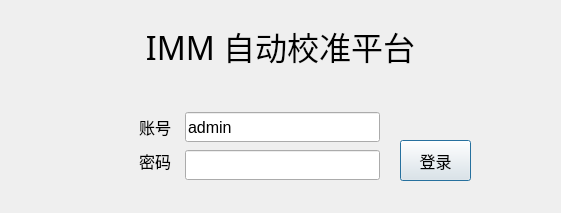
<?xml version="1.0" encoding="UTF-8"?>
<ui version="4.0">
 <class>UsrLandDlg</class>
 <widget class="QDialog" name="UsrLandDlg">
  <property name="geometry">
   <rect>
    <x>0</x>
    <y>0</y>
    <width>561</width>
    <height>213</height>
   </rect>
  </property>
  <property name="windowTitle">
   <string>Dialog</string>
  </property>
  <property name="styleSheet">
   <string notr="true"/>
  </property>
  <widget class="QLabel" name="stateLabel">
   <property name="geometry">
    <rect>
     <x>180</x>
     <y>80</y>
     <width>181</width>
     <height>31</height>
    </rect>
   </property>
   <property name="font">
    <font>
     <family>宋体</family>
     <pointsize>11</pointsize>
    </font>
   </property>
   <property name="styleSheet">
    <string notr="true">color: rgb(255, 0, 0);</string>
   </property>
   <property name="text">
    <string/>
   </property>
  </widget>
  <widget class="QLineEdit" name="nameLineEdit">
   <property name="geometry">
    <rect>
     <x>185</x>
     <y>112</y>
     <width>195</width>
     <height>30</height>
    </rect>
   </property>
   <property name="font">
    <font>
     <family>Arial</family>
     <pointsize>12</pointsize>
     <weight>50</weight>
     <bold>false</bold>
    </font>
   </property>
   <property name="text">
    <string>admin</string>
   </property>
  </widget>
  <widget class="QLineEdit" name="pwdLineEdit">
   <property name="geometry">
    <rect>
     <x>185</x>
     <y>150</y>
     <width>195</width>
     <height>30</height>
    </rect>
   </property>
   <property name="font">
    <font>
     <family>Arial</family>
     <weight>50</weight>
     <bold>false</bold>
    </font>
   </property>
   <property name="text">
    <string/>
   </property>
   <property name="echoMode">
    <enum>QLineEdit::Password</enum>
   </property>
  </widget>
  <widget class="QPushButton" name="landBtn">
   <property name="geometry">
    <rect>
     <x>400</x>
     <y>140</y>
     <width>71</width>
     <height>41</height>
    </rect>
   </property>
   <property name="font">
    <font>
     <family>微软雅黑</family>
     <pointsize>12</pointsize>
    </font>
   </property>
   <property name="cursor">
    <cursorShape>PointingHandCursor</cursorShape>
   </property>
   <property name="text">
    <string>登录</string>
   </property>
   <property name="autoDefault">
    <bool>true</bool>
   </property>
  </widget>
  <widget class="QLabel" name="label">
   <property name="geometry">
    <rect>
     <x>60</x>
     <y>112</y>
     <width>111</width>
     <height>30</height>
    </rect>
   </property>
   <property name="font">
    <font>
     <family>微软雅黑</family>
     <pointsize>12</pointsize>
    </font>
   </property>
   <property name="styleSheet">
    <string notr="true"/>
   </property>
   <property name="text">
    <string>账号</string>
   </property>
   <property name="alignment">
    <set>Qt::AlignRight|Qt::AlignTrailing|Qt::AlignVCenter</set>
   </property>
  </widget>
  <widget class="QLabel" name="label_2">
   <property name="geometry">
    <rect>
     <x>60</x>
     <y>146</y>
     <width>111</width>
     <height>30</height>
    </rect>
   </property>
   <property name="font">
    <font>
     <family>微软雅黑</family>
     <pointsize>12</pointsize>
    </font>
   </property>
   <property name="styleSheet">
    <string notr="true"/>
   </property>
   <property name="text">
    <string>密码</string>
   </property>
   <property name="alignment">
    <set>Qt::AlignRight|Qt::AlignTrailing|Qt::AlignVCenter</set>
   </property>
  </widget>
  <widget class="QLabel" name="label_3">
   <property name="geometry">
    <rect>
     <x>0</x>
     <y>10</y>
     <width>561</width>
     <height>71</height>
    </rect>
   </property>
   <property name="font">
    <font>
     <family>微软雅黑</family>
     <pointsize>24</pointsize>
     <weight>50</weight>
     <bold>false</bold>
    </font>
   </property>
   <property name="styleSheet">
    <string notr="true"/>
   </property>
   <property name="text">
    <string>IMM 自动校准平台</string>
   </property>
   <property name="alignment">
    <set>Qt::AlignCenter</set>
   </property>
  </widget>
 </widget>
 <resources/>
 <connections/>
</ui>
